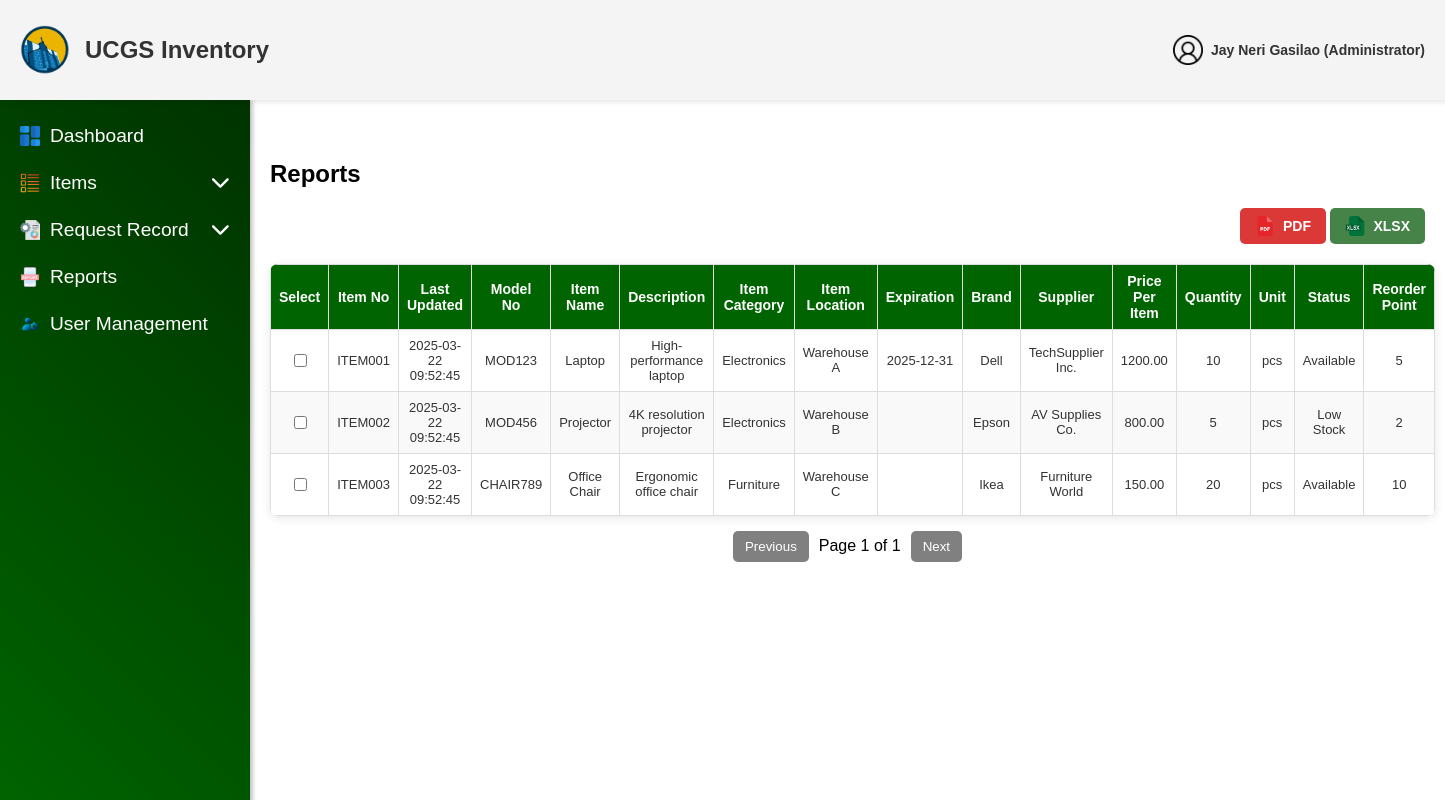
The page /admin/Reports.php (signed in) on the database its author committed.
### tables this page shows
CREATE TABLE IF NOT EXISTS users (
    user_id INT AUTO_INCREMENT PRIMARY KEY,
    username VARCHAR(255) NOT NULL UNIQUE,
    email VARCHAR(255) NOT NULL UNIQUE,
    password VARCHAR(255) NOT NULL,
    role ENUM('User', 'Administrator') NOT NULL,
    ministry ENUM('UCM', 'CWA', 'CHOIR', 'PWT', 'CYF') NOT NULL,
    status ENUM('Active', 'Deactivated') NOT NULL DEFAULT 'Active',
    deactivation_end DATETIME DEFAULT NULL,
    created_at DATETIME NOT NULL DEFAULT CURRENT_TIMESTAMP,
    updated_at DATETIME DEFAULT NULL ON UPDATE CURRENT_TIMESTAMP
);

CREATE TABLE IF NOT EXISTS items (
    item_id INT AUTO_INCREMENT PRIMARY KEY,
    item_no VARCHAR(50) UNIQUE NOT NULL,
    item_name VARCHAR(255) NOT NULL,
    description TEXT,
    quantity INT NOT NULL,
    unit VARCHAR(20),
    status ENUM('Available', 'Out of Stock', 'Low Stock') NOT NULL,
    reorder_point INT DEFAULT 0,
    model_no VARCHAR(50),
    item_category VARCHAR(50),
    item_location VARCHAR(50),
    expiration DATE DEFAULT NULL,
    brand VARCHAR(50),
    supplier VARCHAR(50),
    price_per_item DECIMAL(10,2),
    deleted_at DATETIME DEFAULT NULL,
    last_updated DATETIME NOT NULL DEFAULT CURRENT_TIMESTAMP ON UPDATE CURRENT_TIMESTAMP,
    created_at DATETIME NOT NULL DEFAULT CURRENT_TIMESTAMP
);

### admin/Reports.php (the view, shortened to what this page needs)
<?php
include '../config/db_connection.php';
$currentAdminId = $_SESSION['user_id'];
$stmt = $conn->prepare("SELECT username, email FROM users WHERE user_id = ?");
$stmt->bind_param("i", $currentAdminId);
$stmt->execute();
$result = $stmt->get_result();
$currentAdmin = $result->fetch_assoc();
$accountName = $currentAdmin['username'] ?? 'User';
$accountRole = $_SESSION['role'];
$query = "SELECT * FROM items";
$result = $conn->query($query);
?>
<!DOCTYPE html>
<html lang="en">
<head>
    <link rel="stylesheet" href="../css/Report.css">
    <link rel="stylesheet" href="https://cdnjs.cloudflare.com/ajax/libs/font-awesome/6.5.1/css/all.min.css">
</head>
<body>
    <header class="header">
        <div class="header-content">
            <div class="left-side">
                <img src="../assets/img/Logo.png" alt="Logo" class="logo">
                <span class="website-name">UCGS Inventory</span>
            </div>
            <div class="right-side">
                <div class="user">
                    <img src="../assets/img/users.png" alt="User" class="icon" id="userIcon">
                    <span class="admin-text"><?php echo htmlspecialchars($accountName); ?> (<?php echo htmlspecialchars($accountRole); ?>)</span>
                </div>
            </div>
        </div>
    </header>
    <aside class="sidebar">
        <ul>
            <li><a href="AdminDashboard.php"><img src="../assets/img/dashboards.png" alt="Dashboard Icon" class="sidebar-icon"> Dashboard</a></li>
            <li class="dropdown">
                <a href="#" class="dropdown-btn">
                    <img src="../assets/img/list-items.png" alt="Items Icon" class="sidebar-icon">
                    <span class="text">Items</span>
                    <i class="fa-solid fa-chevron-down arrow-icon"></i>
                </a>
            </li>
            <li class="dropdown">
                <a href="#" class="dropdown-btn">
                    <img src="../assets/img/request-for-proposal.png" alt="Request Icon" class="sidebar-icon">
                    <span class="text">Request Record</span>
                    <i class="fa-solid fa-chevron-down arrow-icon"></i>
                </a>
            </li>
            <li><a href="Reports.php"><img src="../assets/img/reports.png" alt="Reports Icon" class="sidebar-icon"> Reports</a></li>
            <li><a href="UserManagement.php"><img src="../assets/img/user-management.png" alt="User Management Icon" class="sidebar-icon"> User Management</a></li>
        </ul>
    </aside>
    <div class="main-content">
        <h2>Reports</h2>
        <div class="download-options" style="text-align: right;">
            <a href="?download=pdf" class="download-pdf">
                <img src="../assets/FileIcon/pdf.png" alt="PDF Icon" width="20"> PDF
            </a>
            <a href="?download=xlsx" class="download-xlsx">
                <img src="../assets/FileIcon/xlsx.png" alt="XLSX Icon" width="20"> XLSX
            </a>
        </div>
        <table class="report-table">
    <thead>
        <tr>
            <th>Select</th>
            <th>Item No</th>
            <th>Last Updated</th>
            <th>Model No</th>
            <th>Item Name</th>
            <th>Description</th>
            <th>Item Category</th>
            <th>Item Location</th>
            <th>Expiration</th>
            <th>Brand</th>
            <th>Supplier</th>
            <th>Price Per Item</th>
            <th>Quantity</th>
            <th>Unit</th>
            <th>Status</th>
            <th>Reorder Point</th>
        </tr>
    </thead>
    <tbody>
        <?php if ($result->num_rows > 0): ?>
            <?php while ($row = $result->fetch_assoc()): ?>
                <tr>
                    <td><input type="checkbox" class="select-checkbox" value="<?php echo htmlspecialchars($row['item_no']); ?>"></td>
                    <td><?php echo htmlspecialchars($row['item_no']); ?></td>
                    <td><?php echo htmlspecialchars($row['last_updated']); ?></td>
                    <td><?php echo htmlspecialchars($row['model_no']); ?></td>
                    <td><?php echo htmlspecialchars($row['item_name']); ?></td>
                    <td><?php echo htmlspecialchars($row['description']); ?></td>
                    <td><?php echo htmlspecialchars($row['item_category']); ?></td>
                    <td><?php echo htmlspecialchars($row['item_location']); ?></td>
                    <td><?php echo htmlspecialchars($row['expiration']); ?></td>
                    <td><?php echo htmlspecialchars($row['brand']); ?></td>
                    <td><?php echo htmlspecialchars($row['supplier']); ?></td>
                    <td><?php echo htmlspecialchars($row['price_per_item']); ?></td>
                    <td><?php echo htmlspecialchars($row['quantity']); ?></td>
                    <td><?php echo htmlspecialchars($row['unit']); ?></td>
                    <td><?php echo htmlspecialchars($row['status']); ?></td>
                    <td><?php echo htmlspecialchars($row['reorder_point']); ?></td>
                </tr>
            <?php endwhile; ?>
        <?php else: ?>
            <tr class="no-data">
                <td colspan="16" style="text-align:center; padding: 10px;">No data available</td>
            </tr>
        <?php endif; ?>
    </tbody>
</table>
        <div class="pagination">
            <button onclick="prevPage()" id="prev-btn" style="font-family:'Akrobat', sans-serif;">Previous</button>
            <span id="page-number" style="font-family:'Akrobat', sans-serif;">Page 1</span>
            <button onclick="nextPage()" id="next-btn" style="font-family:'Akrobat', sans-serif;">Next</button>
        </div>
    </div>
</body>
</html>

### css/Report.css (style rules this page uses)
body { margin: 0; font-family: 'Akrobat', sans-serif; }
.header { background-color: #f4f4f4; height: 100px; padding: 0 20px; box-shadow: 0 2px 5px rgba(0, 0, 0, 0.1); display: flex; align-items: center; position: fixed; top: 0; left: 0; width: 100%; z-index: 1000; }
.header-content { display: flex; justify-content: space-between; width: 100%; align-items: center; }
.main-content { margin-left: 250px; margin-top: 120px; padding: 20px; }
.left-side { display: flex; align-items: center; }
.logo { height: 50px; margin-right: 15px; }
.website-name { font-family: 'Akrobat', sans-serif; font-size: 1.5em; font-weight: bold; color: #333; }
.right-side { margin-right: 40px; display: flex; align-items: center; gap: 10px; }
.icon { height: 30px; margin-left: 20px; cursor: pointer; }
.sidebar { width: 250px; height: calc(100vh - 100px); background: linear-gradient(45deg, #006400, #003300); position: fixed; top: 100px; left: 0; display: flex; flex-direction: column; padding-top: 10px; box-shadow: 2px 0 5px rgba(0, 0, 0, 0.3); }
.sidebar ul { font-family: 'Akrobat', sans-serif; list-style: none; padding: 0px; margin: 0; }
.sidebar li { margin: 5px 0; }
.sidebar a, .dropdown-btn { font-family: 'Akrobat', sans-serif; text-decoration: none; color: rgb(255, 255, 255); font-size: 1.2em; padding: 10px 20px; display: flex; align-items: center; transition: background-color 0.3s ease, transform 0.2s ease-in-out; }
.sidebar a .text, .dropdown-btn .text { flex-grow: 1; text-align: left; }
.sidebar-icon { width: 20px; height: 20px; margin-right: 10px; transition: transform 0.2s ease-in-out; }
.dropdown-btn { display: flex; align-items: center; justify-content: space-between; cursor: pointer; }
.arrow-icon { margin-left: auto; transition: transform 0.3s ease; }
.user { position: relative; cursor: pointer; }
.user { position: relative; cursor: pointer; display: flex; align-items: center; gap: 8px; }
.user .icon { width: 30px; height: 30px; }
.admin-text { font-size: 14px; font-weight: bold; color: #333; }
.report-table { width: 100%; border-collapse: collapse; }
.report-table th, .report-table td { border: 1px solid #ddd; padding: 10px; text-align: center; }
.report-table { width: 100%; background-color: #fff; border-collapse: collapse; margin-top: 20px; box-shadow: 0 2px 10px rgba(0, 0, 0, 0.1); border-radius: 8px; overflow: hidden; }
.report-table thead th { background-color: #006400; color: white; font-weight: bold; font-size: 14px; padding: 8px; text-align: center; }
.report-table tbody tr:nth-child(even) { background-color: #f9f9f9; }
.report-table th, .report-table td { padding: 8px; border: 1px solid #ddd; text-align: center; font-size: 13px; }
.report-table tbody td { color: #333; }
.pagination { display: flex; justify-content: center; align-items: center; margin-top: 15px; gap: 10px; }
.pagination button { padding: 8px 12px; border: none; background-color: #006400; color: white; cursor: pointer; border-radius: 5px; }
.pagination button:disabled { background-color: gray; }
.download-options { text-align: right; margin-bottom: 10px; }
.download-options a { display: inline-flex; align-items: center; gap: 8px; padding: 8px 15px; font-size: 14px; font-weight: bold; text-decoration: none; border-radius: 5px; transition: background-color 0.3s ease, transform 0.2s ease-in-out; }
.download-pdf { background-color: #db3838; color: white; }
.download-xlsx { background-color: #458348; color: white; }
.download-options a img { width: 20px; height: auto; }

### rows shown on the page
users: username "Jay Neri Gasilao"
items: item_no "ITEM001", last_updated "2025-03-22 09:52:45", model_no "MOD123", item_name "Laptop", description "High-performance laptop", item_category "Electronics", item_location "Warehouse A", expiration "2025-12-31", brand "Dell", supplier "TechSupplier Inc.", price_per_item "1200.00", quantity "10", unit "pcs", status "Available", reorder_point "5"
items: item_no "ITEM002", last_updated "2025-03-22 09:52:45", model_no "MOD456", item_name "Projector", description "4K resolution projector", item_category "Electronics", item_location "Warehouse B", brand "Epson", supplier "AV Supplies Co.", price_per_item "800.00", quantity "5", unit "pcs", status "Low Stock", reorder_point "2"
items: item_no "ITEM003", last_updated "2025-03-22 09:52:45", model_no "CHAIR789", item_name "Office Chair", description "Ergonomic office chair", item_category "Furniture", item_location "Warehouse C", brand "Ikea", supplier "Furniture World", price_per_item "150.00", quantity "20", unit "pcs", status "Available", reorder_point "10"

### other values the page prints
$accountRole "Administrator"
